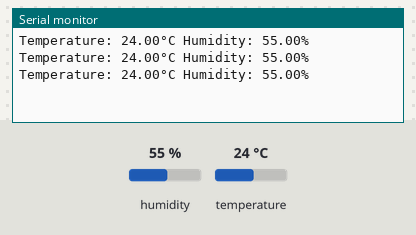
The sketch below on a simulated ESP32. Parts: the last lines printed to the serial monitor. The inputs (shaded band) are chosen by the test bench; at power-on: humidity 55 %, temperature 24 °C.

Above: at 2.8 s.
2.9 s: humidity set to 22 %
At 4.5 s:
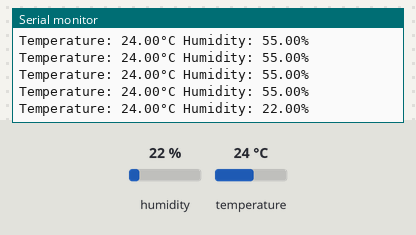
5.6 s: temperature set to 12 °C
At 7.7 s:
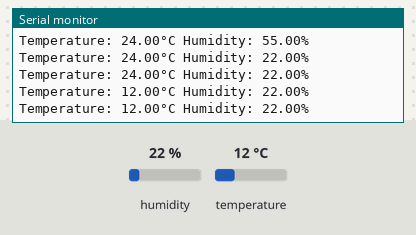
8.3 s: humidity set to 40 %
At 9.9 s:
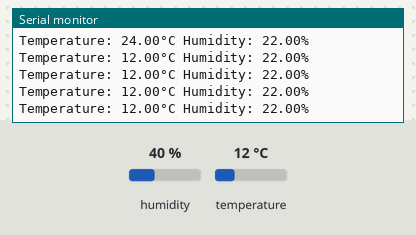
Timing chart, 0 to 11.4 s (numbered marks = the images above; inputs shaded):
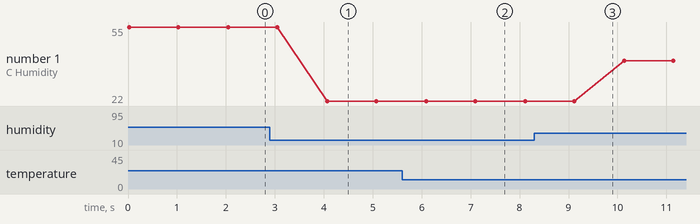

Measured:
- after the input at 2.9 s, the serial monitor: prints a new line after 1.2 s (image 1)
- after the input at 5.6 s, the serial monitor: prints a new line after 0.49 s (image 2)
- plotted number 1: 55 → 22 after the input at 2.9 s, 22 → 40 after the input at 8.3 s

The sketch:

esp32-devkit-arduino-dht11.ino
```cpp
// Author: Erwin Ouyang, aiotedge.tech
// Date  : 23 Feb 2020

#include <DHT.h>

#define DHTPIN  22
#define DHTTYPE DHT11

// Setup DHT pin and type
DHT dht(DHTPIN, DHTTYPE);

void setup()
{
  // Initialize serial port
  Serial.begin(115200);
  // Initialize DHT sensor
  dht.begin();
}

void loop()
{
  // Read temperature
  float temp = dht.readTemperature();
  // Read humidity
  float hum = dht.readHumidity();

  // Print temperature
  Serial.print("Temperature: ");
  Serial.print(temp);
  Serial.print("°C ");
  Serial.print("Humidity: ");
  Serial.print(hum);
  Serial.println("%");

  // Maximum sampling rate of DHT11 is 1Hz
  // So, the minimum delay is one second
  delay(1000);
}
```
